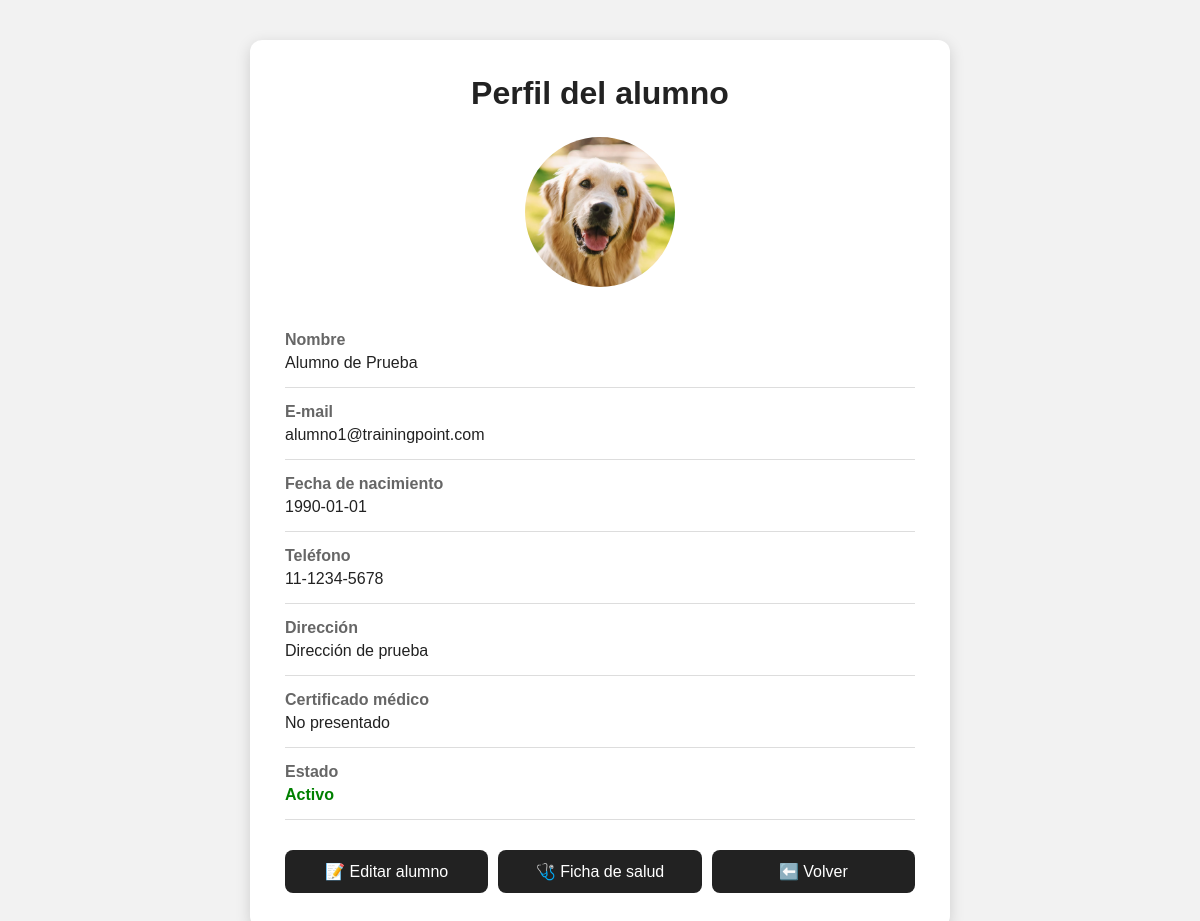
The page /alumnos/1 (signed in) on the database its author committed.
### tables this page shows
CREATE TABLE alumnos (
            id INTEGER PRIMARY KEY AUTOINCREMENT,
            usuario_id INTEGER UNIQUE,
            nombre TEXT NOT NULL,
            email TEXT,
            fecha_nacimiento TEXT,
            telefono TEXT,
            direccion TEXT,
            certificado_medico TEXT,
            activo INTEGER DEFAULT 1, foto_perfil TEXT,
            FOREIGN KEY (usuario_id) REFERENCES usuarios(id)
        );

### app.py (the view)
@app.route("/alumnos/<int:alumno_id>")
def perfil_alumno_admin(alumno_id):
    if "usuario_id" not in session:
        return redirect(url_for("inicio"))
    if session["rol"] != "administrador":
        return "Acceso no autorizado."
    conexion = conectar()
    conexion.row_factory = sqlite3.Row
    cursor = conexion.cursor()
    cursor.execute("""
        SELECT id, nombre, email, fecha_nacimiento,
               telefono, direccion, certificado_medico, activo, foto_perfil
        FROM alumnos
        WHERE id = ?
    """, (alumno_id,))
    alumno = cursor.fetchone()
    conexion.close()
    if alumno is None:
        return "Alumno no encontrado."
    return render_template(
        "perfil_alumno_admin.html",
        alumno=alumno
    )

### database.py (called while the page is built)
def conectar():
    conexion = sqlite3.connect("trainingpoint.db")
    return conexion

### templates/perfil_alumno_admin.html (shortened to what this page needs)
<!DOCTYPE html>
<html lang="es">
<head>
</head>
<body>
<div class="contenedor">
    <h1>Perfil del alumno</h1>
    <div class="foto">
        {% if alumno.foto_perfil %}
            <img
                src="{{ url_for("static", filename="uploads/perfiles/" + alumno.foto_perfil) }}"
                alt="Foto del alumno"
            >
        {% else %}
            <div class="silueta">👤</div>
        {% endif %}
    </div>
    <div class="dato">
        <span class="etiqueta">Nombre</span>
        {{ alumno.nombre }}
    </div>
    <div class="dato">
        <span class="etiqueta">E-mail</span>
        {{ alumno.email }}
    </div>
    <div class="dato">
        <span class="etiqueta">Fecha de nacimiento</span>
        {{ alumno.fecha_nacimiento }}
    </div>
    <div class="dato">
        <span class="etiqueta">Teléfono</span>
        {{ alumno.telefono }}
    </div>
    <div class="dato">
        <span class="etiqueta">Dirección</span>
        {{ alumno.direccion }}
    </div>
    <div class="dato">
        <span class="etiqueta">Certificado médico</span>
        {% if alumno.certificado_medico %}
            Presentado
        {% else %}
            No presentado
        {% endif %}
    </div>
    <div class="dato">
        <span class="etiqueta">Estado</span>
        {% if alumno.activo == 1 %}
            <span class="activo">Activo</span>
        {% else %}
            <span class="inactivo">Inactivo</span>
        {% endif %}
    </div>
    <div class="botones">
        <a href="#" class="boton">
            📝 Editar alumno
        </a>
        <a href="#" class="boton">
            🩺 Ficha de salud
        </a>
        <a href="{{ url_for("mostrar_alumnos") }}" class="boton">
            ⬅️ Volver
        </a>
    </div>
</div>
</body>
</html>

### templates/perfil_alumno_admin.html (style rules this page uses)
* { box-sizing: border-box; }
body { margin: 0; font-family: Arial, sans-serif; background-color: #f2f2f2; color: #222; }
.contenedor { width: 90%; max-width: 700px; margin: 40px auto; background-color: white; padding: 35px; border-radius: 12px; box-shadow: 0 4px 15px rgba(0,0,0,0.15); }
h1 { text-align: center; margin-top: 0; }
.foto { text-align: center; margin: 25px 0; }
.foto img, .silueta { width: 150px; height: 150px; border-radius: 50%; object-fit: cover; }
.dato { padding: 15px 0; border-bottom: 1px solid #ddd; }
.etiqueta { display: block; font-weight: bold; margin-bottom: 5px; color: #666; }
.activo { color: green; font-weight: bold; }
.botones { display: flex; gap: 10px; flex-wrap: wrap; margin-top: 30px; }
.boton { flex: 1; min-width: 150px; padding: 12px 18px; background-color: #222; color: white; text-decoration: none; text-align: center; border-radius: 8px; }

### rows shown on the page
alumnos: foto_perfil (picture), nombre "Alumno de Prueba", email "alumno1@trainingpoint.com", fecha_nacimiento "1990-01-01", telefono "11-1234-5678", direccion "Dirección de prueba"
